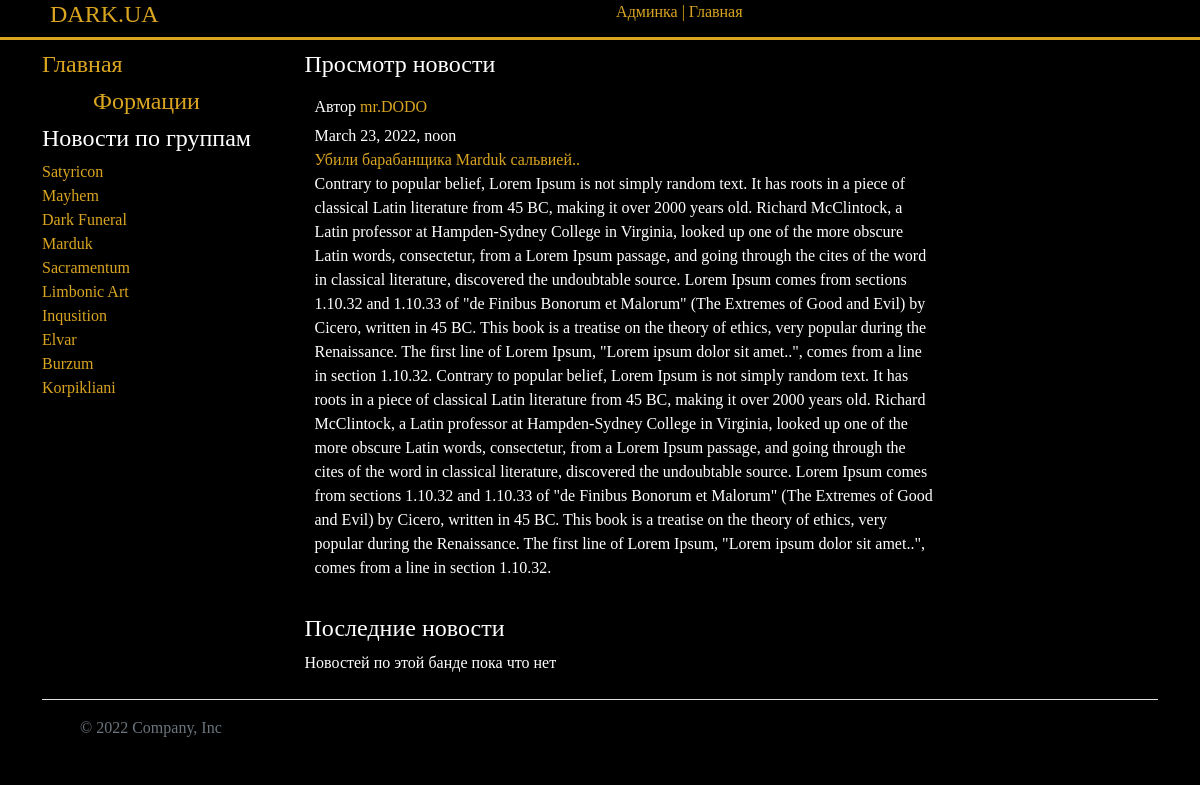
Screenshot of /dark/news/ubili-barabanshika-marduk-salviej with the database file from the repository.
### dark/models.py (models this page shows, shortened)
class Band(models.Model):
    name = models.CharField(max_length=255)
    slug = models.SlugField(max_length=255, unique=True)
    active = models.BooleanField()
    description = models.TextField()

class News(models.Model):
    title = models.CharField(max_length=200)
    date = models.DateTimeField();
    author = models.CharField(max_length=200, null=True)
    text = models.TextField(null=True)
    slug = models.SlugField(max_length=255, unique=True)
    band = models.ForeignKey(Band, on_delete=models.CASCADE)

### dark/views.py (the view)
# urls.py: path('news/<slug:slug>', views.NewsDetailView.as_view(), name='news_detail'),
class NewsDetailView(DetailView):
    model = News
    template_name = 'dark/news_detail.html'
    context_object_name = 'detail'
    def get_context_data(self, **kwargs):
        context = super(NewsDetailView, self).get_context_data(**kwargs)
        context['bands'] = Band.objects.all()
        return context

### dark/templates/dark/news_detail.html (shortened to what this page needs)
{% extends "dark/base.html" %}
{% block content %}
    <h4>Просмотр новости </h4>
    <div class="stream-post borderwindow" style="height: auto;">
        <div class="sp-author">
            <h6 class="sp-author-name">
                Автор <a href="#">{{detail.author}}</a>
            </h6>
        </div>
        <div class="sp-content">
            <div class="sp-info">{{ detail.date }}</div>
        </div>
        <div class="sp-content">
            <p class="sp-paragraph mb-0">
                <a href="">{{detail.title}}</a>
            </p>
        </div>
        <div class="sp-content">
            <div class="sp-info">{{ detail.text }}</div>
        </div>
    </div><br>
{% endblock %}

### dark/templates/dark/base.html (shortened to what this page needs)
<html lang="en">
<head>
    <link href="https://cdn.jsdelivr.net/npm/bootstrap@5.1.3/dist/css/bootstrap.min.css"
        rel="stylesheet"
>
</head>
<body >
    <header class="header" style="position: fixed; border-bottom: medium solid goldenrod;">
        <h4 style="float: left; padding-left: 50px;">DARK.UA</h4>
        <a href="/admin">Админка</a> |
        <a href="/dark">Главная</a>
    </header>
    <div class="container " style="padding-top: 50px;">
        <div class="row body-container" >
            <div class="col " style="margin-right: 50px;">
                <div calss="borderwindow" style="position: fixed; ">
                <h4 class="r"><a href="/dark">Главная</a></h4>
                <h4 class="text-center"><a href="{% url 'list' %}">Формации</a></h4>
                <h4>Новости по группам</h4>
                <div class="stream-posts ">
                    <ul class="list-inline">
                       {% for el in bands %}
                        <li><a href="{% url 'bands' el.slug %}">{{ el.name }}</a><li>
                       {% endfor %}
                    </ul>
                </div>
            </div>
            </div>
            <div class="col-7">
                <div class="stream-posts">
{% block content %}
{% endblock %}
<h4>Последние новости</h4>
{% if not news %}
{{ 'Новостей по этой банде пока что нет' }}
{% endif %}
                </div>
            </div>
            <div class="col">
            </div>
            <div class="container">
                <footer class="d-flex flex-wrap justify-content-between align-items-center py-3 my-4 border-top">
                  <div class="col-md-4 d-flex align-items-center">
                    <a href="/" class="mb-3 me-2 mb-md-0 text-muted text-decoration-none lh-1">
                      <svg class="bi" width="30" height="24"><use xlink:href="#bootstrap"></use></svg>
                    </a>
                    <span class="text-muted">© 2022 Company, Inc</span>
                  </div>
                  <ul class="nav col-md-4 justify-content-end list-unstyled d-flex">
                    <li class="ms-3"><a class="text-muted" href="#"><svg class="bi" width="24" height="24"><use xlink:href="#twitter"></use></svg></a></li>
                    <li class="ms-3"><a class="text-muted" href="#"><svg class="bi" width="24" height="24"><use xlink:href="#instagram"></use></svg></a></li>
                    <li class="ms-3"><a class="text-muted" href="#"><svg class="bi" width="24" height="24"><use xlink:href="#facebook"></use></svg></a></li>
                  </ul>
                </footer>
              </div>
        </div>
    </div>
</body>
</html>

### dark/templates/dark/base.html (style rules this page uses)
.header { width: 100%; height: 40px; background-color: w; color: goldenrod; text-align: center; }
a { color: goldenrod; text-decoration: none; }
.body-container { height: 70%; }
.borderwindow { padding: 10px; }
body { font-family: 'Times New Roman', Times, serif; color: white; background-color: black; }

### rows the page displays
Band: name "Satyricon"
Band: name "Mayhem"
Band: name "Dark Funeral"
Band: name "Marduk"
Band: name "Sacramentum"
Band: name "Limbonic Art"
Band: name "Inqusition"
Band: name "Elvar"
Band: name "Burzum"
Band: name "Korpikliani"
News: author "mr.DODO", date "March 23, 2022, noon", title "Убили барабанщика Marduk сальвией..", text "Contrary to popular belief, Lorem Ipsum is not simply random text. It has roots in a piece of classical Latin literature from 45 BC, making it over 2000 years old. Richard McClintock, a Latin professor at Hampden-Sydney College in Virginia, looked up one of the more obscure Latin words, consectetur, from a Lorem Ipsum passage, and going through the cites of the word in classical literature, discovered the undoubtable source. Lorem Ipsum comes from sections 1.10.32 and 1.10.33 of \"de Finibus Bonorum et Malorum\" (The Extremes of Good and Evil) by Cicero, written in 45 BC. This book is a treatise on the theory of ethics, very popular during the Renaissance. The first line of Lorem Ipsum,…"

### other values shown
{{ 'Новостей по этой банде пока что нет' }} "Новостей по этой банде пока что нет"
